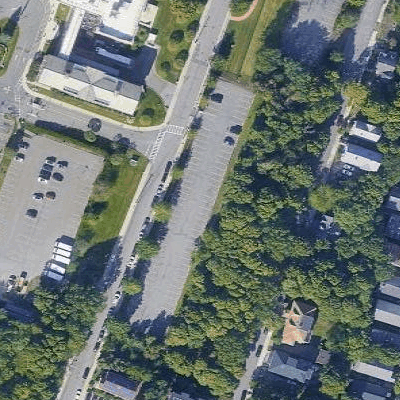
#> input picture datasets/kaggle_augmented/training/images/satimage_104_90.png, 400 x 400 px, found by its file name
$ python rotate_images.py
#> lines starting #> are read from the running program, lines starting #| are printed output that depends on the picture; after the words box and inside, x2 and y2 are one past the last pixel; in counts of white or black regions, pixels touching at a corner belong together
import os
import cv2

# start from top directory
os.chdir('../..')

# create output folders
if not os.path.exists('datasets/kaggle_augmented/training'):
    os.makedirs('datasets/kaggle_augmented/training')
if not os.path.exists('datasets/kaggle_augmented/training/images'):
    os.makedirs('datasets/kaggle_augmented/training/images')
if not os.path.exists('datasets/kaggle_augmented/training/groundtruth'):
    os.makedirs('datasets/kaggle_augmented/training/groundtruth')


# go through all the images
def produceRotated(sourcePath, destPath):
#> called with sourcePath = 'datasets/kaggle_data/training/images'
    for img_file in os.listdir(sourcePath):
        img_read = cv2.imread(sourcePath + '/' + img_file)
#> img_read is the input picture: shape (400, 400, 3); mean B, G, R 112.9, 117.6, 107.6
        # initial unrotated
        # filename ending indicates rotation amount
        cv2.imwrite(destPath + '/' + img_file.replace('.png', '') + '_0.png', img_read)
        for i in range(1, 4):
            img_read = cv2.rotate(img_read, cv2.ROTATE_90_CLOCKWISE)
            cv2.imwrite(destPath + '/' + img_file.replace('.png', '') + '_' + str(i * 90) + '.png', img_read)
#> this loop made 3 passes
#> pass 1, in produceRotated, `img_read = cv2.rotate(img_read, cv2.ROTATE_90_CLOCKWISE)`:
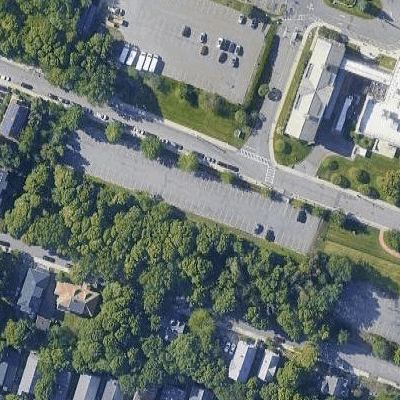
#> img_read: shape (400, 400, 3); mean B, G, R 112.9, 117.6, 107.6
#> pass 2, in produceRotated, `img_read = cv2.rotate(img_read, cv2.ROTATE_90_CLOCKWISE)`:
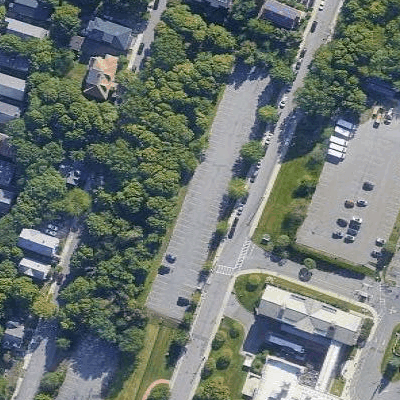
#> img_read: shape (400, 400, 3); mean B, G, R 112.9, 117.6, 107.6
#> pass 3, in produceRotated, `img_read = cv2.rotate(img_read, cv2.ROTATE_90_CLOCKWISE)`:
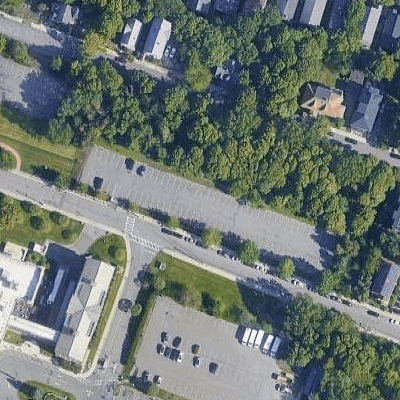
#> img_read: shape (400, 400, 3); mean B, G, R 112.9, 117.6, 107.6

produceRotated('datasets/kaggle_data/training/images', 'datasets/kaggle_augmented/training/images')
produceRotated('datasets/kaggle_data/training/groundtruth', 'datasets/kaggle_augmented/training/groundtruth')
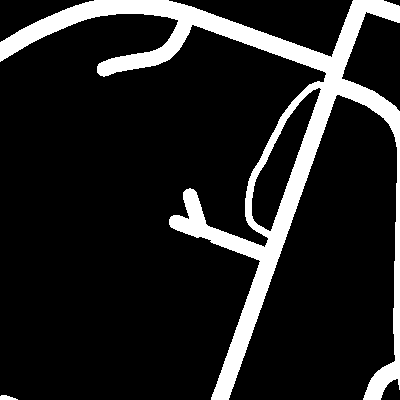
#> input picture datasets/kaggle_augmented/training/groundtruth/satimage_116_90.png, 400 x 400 px, found by its file name
#> in produceRotated, img_read is the input picture: shape (400, 400, 3); 13.5% white; 2 white regions, box (x1, y1, x2, y2) and area: (0, 0, 400, 400) 21493, (0, 395, 18, 400) 63
#> the loop in produceRotated (call 2), `for i in range(1, 4):` made 3 passes
#> pass 1, in produceRotated (call 2), `img_read = cv2.rotate(img_read, cv2.ROTATE_90_CLOCKWISE)`:
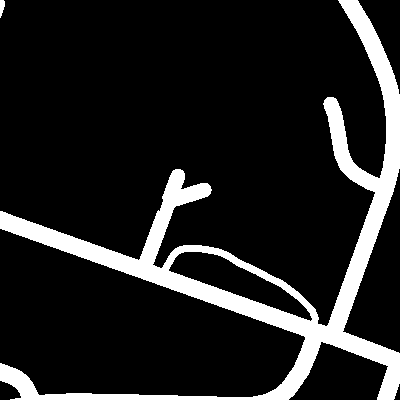
#> img_read: shape (400, 400, 3); 13.5% white; 2 white regions, box (x1, y1, x2, y2) and area: (0, 0, 400, 400) 21493, (0, 0, 5, 18) 63
#> pass 2, in produceRotated (call 2), `img_read = cv2.rotate(img_read, cv2.ROTATE_90_CLOCKWISE)`:
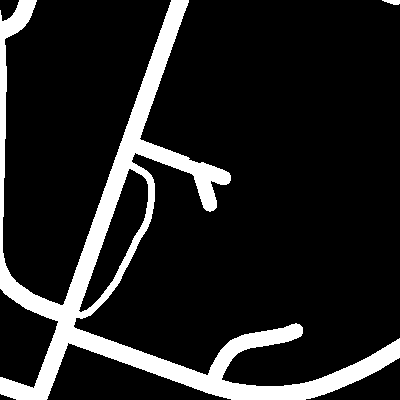
#> img_read: shape (400, 400, 3); 13.5% white; 2 white regions, box (x1, y1, x2, y2) and area: (0, 0, 400, 400) 21493, (382, 0, 400, 5) 63
#> pass 3, in produceRotated (call 2), `img_read = cv2.rotate(img_read, cv2.ROTATE_90_CLOCKWISE)`:
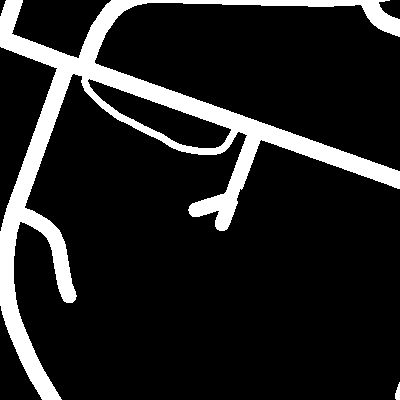
#> img_read: shape (400, 400, 3); 13.5% white; 2 white regions, box (x1, y1, x2, y2) and area: (0, 0, 400, 400) 21493, (395, 382, 400, 400) 63
